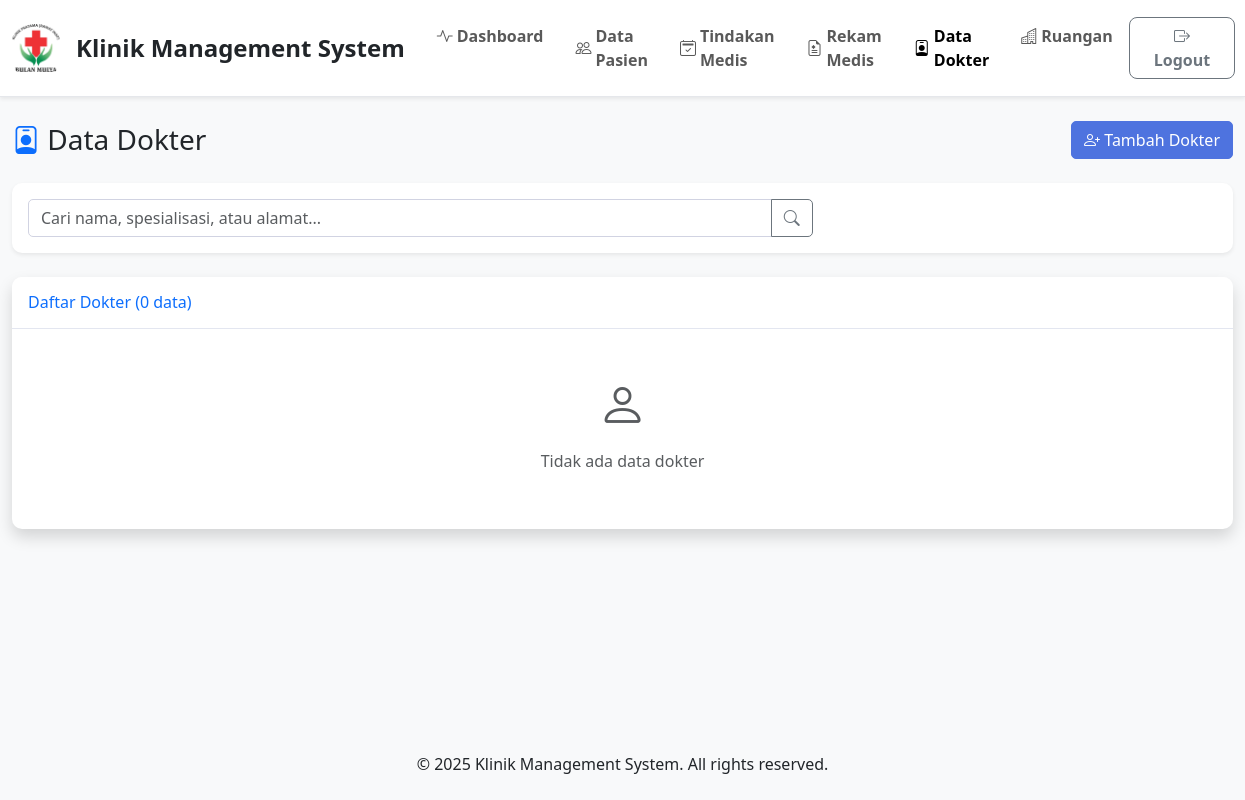
Page /index.php?page=dokter (signed in) on the earlier database version.
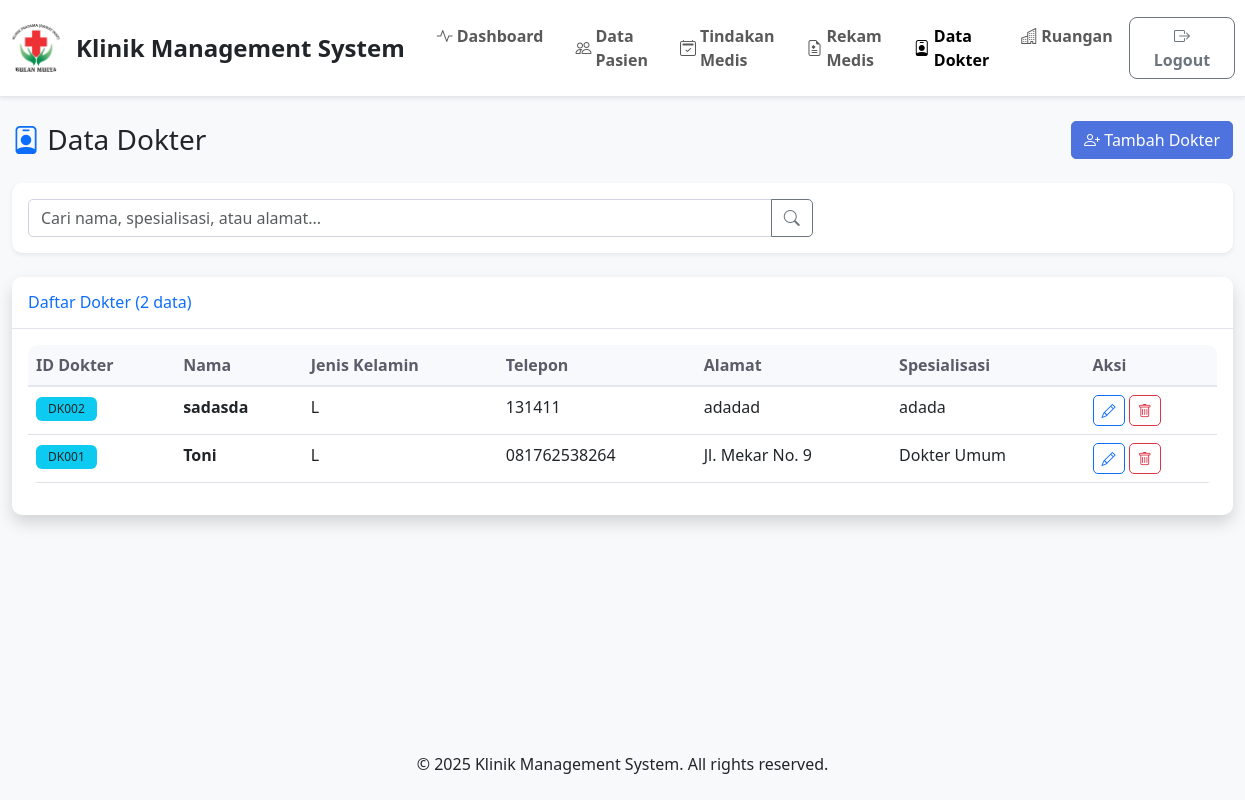
Same page on the later database version.
### tables this page shows
CREATE TABLE `dokter` (
  `iddokter` int(11) NOT NULL,
  `nama` varchar(100) NOT NULL,
  `jenis_kelamin` enum('L','P') NOT NULL,
  `telpon` varchar(20) DEFAULT NULL,
  `alamat` text DEFAULT NULL,
  `spesialisasi` varchar(100) DEFAULT NULL
);

### config/database.php (called while the page is built, shortened)
<?php
try {
    $pdo = new PDO("mysql:host=" . DB_HOST . ";dbname=" . DB_NAME . ";charset=utf8", DB_USER, DB_PASS);
    $pdo->setAttribute(PDO::ATTR_ERRMODE, PDO::ERRMODE_EXCEPTION);
    $pdo->setAttribute(PDO::ATTR_DEFAULT_FETCH_MODE, PDO::FETCH_ASSOC);
} catch(PDOException $e) {
    die("Connection failed: " . $e->getMessage());
}
function executeQuery($sql, $params = []) {
    global $pdo;
    try {
        $stmt = $pdo->prepare($sql);
        $stmt->execute($params);
        return $stmt;
    } catch(PDOException $e) {
        die("Query failed: " . $e->getMessage());
    }
}
function fetchAll($sql, $params = []) {
    $stmt = executeQuery($sql, $params);
    return $stmt->fetchAll();
}
function fetchOne($sql, $params = []) {
    $stmt = executeQuery($sql, $params);
    return $stmt->fetch();
}
?>

### includes/functions.php (called while the page is built, shortened)
<?php
function getPagination($total_records, $records_per_page, $current_page) {
    $total_pages = ceil($total_records / $records_per_page);
    $offset = ($current_page - 1) * $records_per_page;
    return [
        'total_pages' => $total_pages,
        'offset' => $offset,
        'current_page' => $current_page,
        'records_per_page' => $records_per_page
    ];
}
?>

### pages/dokter.php (the view, shortened to what the changed rows need)
<?php
$search = isset($_GET['search']) ? sanitizeInput($_GET['search']) : '';
$page_num = isset($_GET['page_num']) ? (int)$_GET['page_num'] : 1;
    $where_clause = "";
    $params = [];
    $count_sql = "SELECT COUNT(*) as total FROM dokter " . $where_clause;
    $total_result = fetchOne($count_sql, $params);
    $total_records = $total_result['total'];
    $records_per_page = 10;
    $pagination = getPagination($total_records, $records_per_page, $page_num);
    $sql = "SELECT * FROM dokter {$where_clause} ORDER BY iddokter DESC LIMIT {$pagination['offset']}, {$pagination['records_per_page']}";
    $dokters = fetchAll($sql, $params);
?>
<div class="container-fluid">
    <div class="d-flex justify-content-between align-items-center mb-4">
        <h1 class="h3 mb-0">
            <i class="bi bi-person-badge text-primary"></i> Data Dokter
        </h1>
        <a href="index.php?page=dokter_add" class="btn btn-primary">
            <i class="bi bi-person-plus"></i> Tambah Dokter
        </a>
    </div>
    <div class="card mb-4">
        <div class="card-body">
            <form method="GET" action="">
                <div class="row">
                    <div class="col-md-8">
                        <div class="input-group">
                            <input type="text" class="form-control" name="search"
                                   placeholder="Cari nama, spesialisasi, atau alamat..."
                                   value="<?php echo htmlspecialchars($search); ?>">
                            <button class="btn btn-outline-secondary" type="submit">
                                <i class="bi bi-search"></i>
                            </button>
                        </div>
                    </div>
                </div>
            </form>
        </div>
    </div>
    <div class="card shadow">
        <div class="card-header py-3">
            <h6 class="m-0 font-weight-bold text-primary">
                Daftar Dokter (<?php echo number_format($total_records); ?> data)
            </h6>
        </div>
        <div class="card-body">
            <?php if (empty($dokters)): ?>
                <div class="text-center py-4">
                    <i class="bi bi-person text-muted" style="font-size: 3rem;"></i>
                    <p class="text-muted mt-2">Tidak ada data dokter</p>
                </div>
            <?php else: ?>
                <div class="table-responsive">
                    <table class="table table-hover">
                        <thead>
                            <tr>
                                <th>ID Dokter</th>
                                <th>Nama</th>
                                <th>Jenis Kelamin</th>
                                <th>Telepon</th>
                                <th>Alamat</th>
                                <th>Spesialisasi</th>
                                <th>Aksi</th>
                            </tr>
                        </thead>
                        <tbody>
                            <?php foreach ($dokters as $d): ?>
                                <tr>
                                    <td><span class="badge bg-info text-dark"><?php echo 'DK' . str_pad($d['iddokter'], 3, '0', STR_PAD_LEFT); ?></span></td>
                                    <td><strong><?php echo $d['nama']; ?></strong></td>
                                    <td><?php echo $d['jenis_kelamin']; ?></td>
                                    <td><?php echo $d['telpon']; ?></td>
                                    <td><?php echo $d['alamat']; ?></td>
                                    <td><?php echo $d['spesialisasi']; ?></td>
                                    <td>
                                        <a href="pages/dokter_edit.php?iddokter=<?php echo $d['iddokter']; ?>" class="btn btn-sm btn-outline-primary">
                                            <i class="bi bi-pencil"></i>
                                        </a>
                                        <a href="pages/dokter_delete.php?iddokter=<?php echo $d['iddokter']; ?>" class="btn btn-sm btn-outline-danger">
                                            <i class="bi bi-trash"></i>
                                        </a>
                                    </td>
                                </tr>
                            <?php endforeach; ?>
                        </tbody>
                    </table>
                </div>
            <?php endif; ?>
        </div>
    </div>
</div>

Differences in the rows shown:
added dokter: iddokter "002", nama "sadasda", jenis_kelamin "L", telpon "131411", alamat "adadad", spesialisasi "adada"
added dokter: iddokter "001", nama "Toni", jenis_kelamin "L", telpon "081762538264", alamat "Jl. Mekar No. 9", spesialisasi "Dokter Umum"
Other differences:
$total_records: "0" → "2"
text no longer shown: "Tidak ada data dokter"
text now shown: "ID Dokter Nama Jenis Kelamin Telepon Alamat Spesialisasi Aksi"
